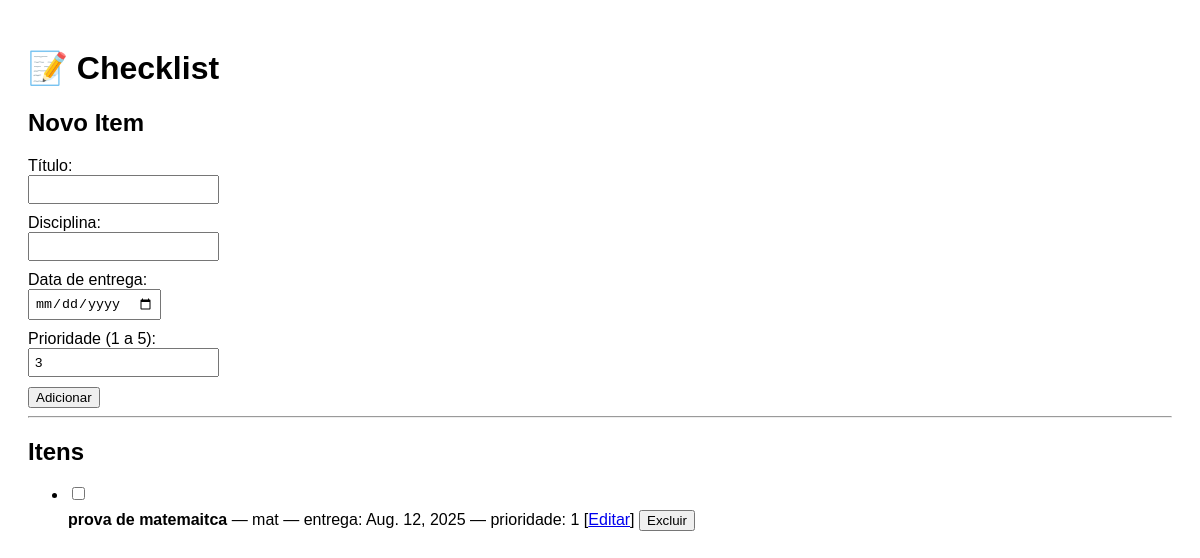
Page /check/ on the earlier database version.
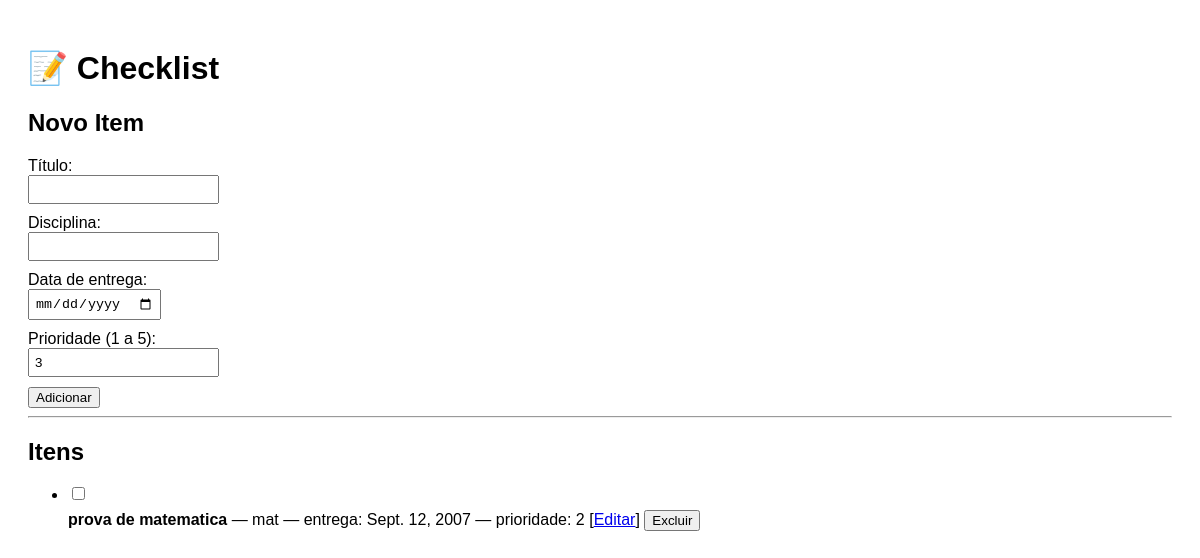
Same page on the later database version.
### check/models.py (models this page shows, shortened)
class Checklist(models.Model):
    titulo = models.CharField(max_length=200)
    disciplina = models.CharField(max_length=100)
    data_entrega = models.DateField()
    concluido = models.BooleanField(default=False)
    prioridade = models.PositiveSmallIntegerField(
        default=3,
        validators=[MinValueValidator(1), MaxValueValidator(5)]
    )
    completed_at = models.DateTimeField(null=True, blank=True)
    created_at = models.DateTimeField(auto_now_add=True,)
    updated_at = models.DateTimeField(auto_now=True)
    class Meta:
        ordering = ('concluido', '-prioridade', 'data_entrega', 'pk')

### check/views.py (the view, shortened to what this page needs)
# urls.py: path('', views.checklist_base, name='checklist_list'),
def checklist_base(request, pk=None):
    if pk:
        checklist = get_object_or_404(Checklist, pk=pk)
        form = ChecklistForm(instance=checklist)
    else:
        form = ChecklistForm()
    checklists = Checklist.objects.all()
    return render(request, 'base.html', {'checklists': checklists, 'form': form})

### check/forms.py
class ChecklistForm(forms.ModelForm):
    class Meta:
        model = Checklist  # Indicamos que o formulário será do modelo Checklist
        fields = ['titulo', 'disciplina', 'data_entrega', 'concluido', 'prioridade']
        widgets = {
    'data_entrega': forms.DateInput(attrs={'type': 'date'})
}

### check/templates/base.html (shortened to what this page needs)
<!DOCTYPE html>
<html lang="pt-br">
<head>
</head>
<body>
    <h1>📝 Checklist</h1>
    <h2>{% if form.instance.pk %}Editar{% else %}Novo Item{% endif %}</h2>
    <form method="post">
        <label for="id_titulo">Título:</label>
        {{ form.titulo }}
        <label for="id_disciplina">Disciplina:</label>
        {{ form.disciplina }}
        <label for="id_data_entrega">Data de entrega:</label>
        {{ form.data_entrega }}
        <label for="id_prioridade">Prioridade (1 a 5):</label>
        {{ form.prioridade }}
        <button type="submit">
            {% if form.instance.pk %}Salvar alterações{% else %}Adicionar{% endif %}
        </button>
    </form>
    <hr>
    <h2>Itens</h2>
    <ul>
        {% for item in checklists %}
            <li>
                <form method="post" action="{% url 'checklist_toggle' item.pk %}" class="inline-form">
                    <input type="checkbox" onchange="this.form.submit()" {% if item.concluido %}checked{% endif %}>
                </form>
                <strong {% if item.concluido %}style="text-decoration: line-through; color: gray;"{% endif %}>
                    {{ item.titulo }}
                </strong> — {{ item.disciplina }} — entrega: {{ item.data_entrega }} — prioridade: {{ item.prioridade }}
                [<a href="{% url 'checklist_edit_inline' item.pk %}">Editar</a>]
                <form method="post" action="{% url 'checklist_delete_inline' item.pk %}" class="inline-form">
                    <button type="submit">Excluir</button>
                </form>
            </li>
        {% empty %}
            <li>Nenhum item ainda.</li>
        {% endfor %}
    </ul>
</body>
</html>

### check/templates/base.html (style rules this page uses)
body { font-family: Arial, sans-serif; padding: 20px; }
input, select { display: block; margin-bottom: 10px; padding: 5px; }
li { margin-bottom: 10px; }
form.inline-form { display: inline; }

Differences in the rows shown:
removed Checklist: titulo "prova de matemaitca", disciplina "mat", data_entrega "Aug. 12, 2025", prioridade "1"
added Checklist: titulo "prova de matematica", disciplina "mat", data_entrega "Sept. 12, 2007", prioridade "2"
